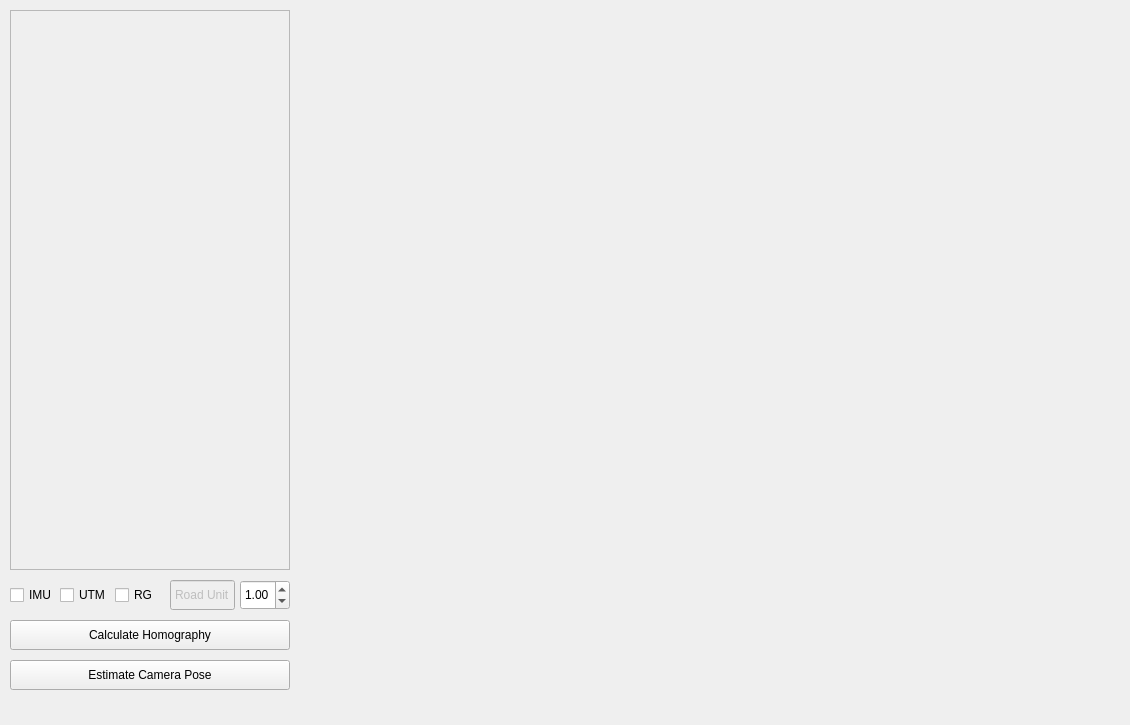
<?xml version="1.0" encoding="UTF-8"?>
<ui version="4.0">
 <class>MainWindow</class>
 <widget class="QMainWindow" name="MainWindow">
  <property name="enabled">
   <bool>true</bool>
  </property>
  <property name="geometry">
   <rect>
    <x>0</x>
    <y>0</y>
    <width>1130</width>
    <height>725</height>
   </rect>
  </property>
  <property name="sizePolicy">
   <sizepolicy hsizetype="Expanding" vsizetype="Expanding">
    <horstretch>0</horstretch>
    <verstretch>0</verstretch>
   </sizepolicy>
  </property>
  <property name="mouseTracking">
   <bool>true</bool>
  </property>
  <property name="windowTitle">
   <string>LabelGUI</string>
  </property>
  <property name="autoFillBackground">
   <bool>false</bool>
  </property>
  <widget class="QWidget" name="centralwidget">
   <property name="sizePolicy">
    <sizepolicy hsizetype="Expanding" vsizetype="Expanding">
     <horstretch>0</horstretch>
     <verstretch>0</verstretch>
    </sizepolicy>
   </property>
   <widget class="QPushButton" name="calc_homography_btn">
    <property name="enabled">
     <bool>true</bool>
    </property>
    <property name="geometry">
     <rect>
      <x>10</x>
      <y>620</y>
      <width>280</width>
      <height>30</height>
     </rect>
    </property>
    <property name="sizePolicy">
     <sizepolicy hsizetype="Expanding" vsizetype="Expanding">
      <horstretch>0</horstretch>
      <verstretch>0</verstretch>
     </sizepolicy>
    </property>
    <property name="text">
     <string>Calculate Homography</string>
    </property>
   </widget>
   <widget class="QScrollArea" name="scrollArea">
    <property name="geometry">
     <rect>
      <x>10</x>
      <y>10</y>
      <width>280</width>
      <height>560</height>
     </rect>
    </property>
    <property name="sizePolicy">
     <sizepolicy hsizetype="Expanding" vsizetype="Expanding">
      <horstretch>0</horstretch>
      <verstretch>0</verstretch>
     </sizepolicy>
    </property>
    <property name="minimumSize">
     <size>
      <width>0</width>
      <height>100</height>
     </size>
    </property>
    <property name="widgetResizable">
     <bool>true</bool>
    </property>
    <widget class="QWidget" name="scrollAreaWidgetContents">
     <property name="geometry">
      <rect>
       <x>0</x>
       <y>0</y>
       <width>278</width>
       <height>558</height>
      </rect>
     </property>
     <property name="sizePolicy">
      <sizepolicy hsizetype="Expanding" vsizetype="Expanding">
       <horstretch>0</horstretch>
       <verstretch>0</verstretch>
      </sizepolicy>
     </property>
     <property name="minimumSize">
      <size>
       <width>0</width>
       <height>200</height>
      </size>
     </property>
    </widget>
   </widget>
   <widget class="QLineEdit" name="lineEdit">
    <property name="enabled">
     <bool>false</bool>
    </property>
    <property name="geometry">
     <rect>
      <x>170</x>
      <y>580</y>
      <width>65</width>
      <height>30</height>
     </rect>
    </property>
    <property name="sizePolicy">
     <sizepolicy hsizetype="Expanding" vsizetype="Expanding">
      <horstretch>0</horstretch>
      <verstretch>0</verstretch>
     </sizepolicy>
    </property>
    <property name="text">
     <string>Road Unit</string>
    </property>
    <property name="alignment">
     <set>Qt::AlignCenter</set>
    </property>
   </widget>
   <widget class="QDoubleSpinBox" name="road_unit">
    <property name="geometry">
     <rect>
      <x>240</x>
      <y>580</y>
      <width>50</width>
      <height>30</height>
     </rect>
    </property>
    <property name="sizePolicy">
     <sizepolicy hsizetype="Expanding" vsizetype="Expanding">
      <horstretch>0</horstretch>
      <verstretch>0</verstretch>
     </sizepolicy>
    </property>
    <property name="value">
     <double>1.000000000000000</double>
    </property>
   </widget>
   <widget class="QCheckBox" name="imu">
    <property name="geometry">
     <rect>
      <x>10</x>
      <y>580</y>
      <width>45</width>
      <height>30</height>
     </rect>
    </property>
    <property name="text">
     <string>IMU</string>
    </property>
   </widget>
   <widget class="QCheckBox" name="utm">
    <property name="geometry">
     <rect>
      <x>60</x>
      <y>580</y>
      <width>50</width>
      <height>30</height>
     </rect>
    </property>
    <property name="text">
     <string>UTM</string>
    </property>
   </widget>
   <widget class="QWidget" name="verticalLayoutWidget">
    <property name="geometry">
     <rect>
      <x>300</x>
      <y>10</y>
      <width>821</width>
      <height>681</height>
     </rect>
    </property>
    <layout class="QVBoxLayout" name="image_holder"/>
   </widget>
   <widget class="QPushButton" name="cam_pose_est_btn">
    <property name="geometry">
     <rect>
      <x>10</x>
      <y>660</y>
      <width>280</width>
      <height>30</height>
     </rect>
    </property>
    <property name="text">
     <string>Estimate Camera Pose</string>
    </property>
   </widget>
   <widget class="QCheckBox" name="region_growing">
    <property name="geometry">
     <rect>
      <x>115</x>
      <y>580</y>
      <width>40</width>
      <height>30</height>
     </rect>
    </property>
    <property name="text">
     <string>RG</string>
    </property>
   </widget>
  </widget>
 </widget>
 <resources/>
 <connections/>
</ui>
